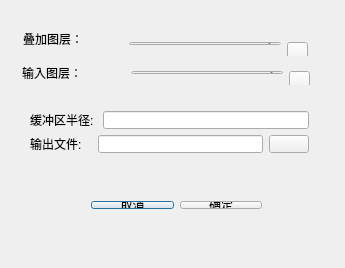
<?xml version="1.0" encoding="UTF-8"?>
<ui version="4.0">
 <class>DataInputClass</class>
 <widget class="QDialog" name="DataInputClass">
  <property name="geometry">
   <rect>
    <x>0</x>
    <y>0</y>
    <width>345</width>
    <height>268</height>
   </rect>
  </property>
  <property name="minimumSize">
   <size>
    <width>345</width>
    <height>268</height>
   </size>
  </property>
  <property name="maximumSize">
   <size>
    <width>345</width>
    <height>268</height>
   </size>
  </property>
  <property name="windowTitle">
   <string>DataInput</string>
  </property>
  <widget class="QWidget" name="layoutWidget">
   <property name="geometry">
    <rect>
     <x>80</x>
     <y>190</y>
     <width>193</width>
     <height>30</height>
    </rect>
   </property>
   <layout class="QHBoxLayout" name="horizontalLayout_3">
    <item>
     <widget class="QPushButton" name="cancelBtn">
      <property name="text">
       <string>取消</string>
      </property>
     </widget>
    </item>
    <item>
     <widget class="QPushButton" name="sureBtn">
      <property name="text">
       <string>确定</string>
      </property>
     </widget>
    </item>
   </layout>
  </widget>
  <widget class="QWidget" name="layoutWidget">
   <property name="geometry">
    <rect>
     <x>19</x>
     <y>100</y>
     <width>301</width>
     <height>64</height>
    </rect>
   </property>
   <layout class="QVBoxLayout" name="verticalLayout">
    <item>
     <layout class="QHBoxLayout" name="horizontalLayout_2">
      <item>
       <widget class="QLabel" name="label">
        <property name="text">
         <string>缓冲区半径: </string>
        </property>
       </widget>
      </item>
      <item>
       <widget class="QLineEdit" name="radiusEdit"/>
      </item>
     </layout>
    </item>
    <item>
     <layout class="QHBoxLayout" name="horizontalLayout">
      <item>
       <widget class="QLabel" name="label_2">
        <property name="text">
         <string>输出文件:   </string>
        </property>
       </widget>
      </item>
      <item>
       <widget class="QLineEdit" name="fileEdit"/>
      </item>
      <item>
       <widget class="QPushButton" name="fileBtn">
        <property name="text">
         <string/>
        </property>
        <property name="icon">
         <iconset resource="TigerGIS.qrc">
          <normaloff>:/TigerGIS/res/folderOpen.png</normaloff>:/TigerGIS/res/folderOpen.png</iconset>
        </property>
       </widget>
      </item>
     </layout>
    </item>
   </layout>
  </widget>
  <widget class="QLabel" name="openLabel2">
   <property name="geometry">
    <rect>
     <x>22</x>
     <y>65</y>
     <width>91</width>
     <height>16</height>
    </rect>
   </property>
   <property name="text">
    <string>输入图层： </string>
   </property>
  </widget>
  <widget class="QWidget" name="layoutWidget">
   <property name="geometry">
    <rect>
     <x>118</x>
     <y>31</y>
     <width>201</width>
     <height>25</height>
    </rect>
   </property>
   <layout class="QHBoxLayout" name="horizontalLayout_4">
    <item>
     <widget class="QComboBox" name="overlayCambo"/>
    </item>
    <item>
     <widget class="QPushButton" name="fileButton1">
      <property name="minimumSize">
       <size>
        <width>21</width>
        <height>23</height>
       </size>
      </property>
      <property name="maximumSize">
       <size>
        <width>21</width>
        <height>23</height>
       </size>
      </property>
      <property name="text">
       <string/>
      </property>
      <property name="icon">
       <iconset resource="TigerGIS.qrc">
        <normaloff>:/TigerGIS/res/folderOpen.png</normaloff>:/TigerGIS/res/folderOpen.png</iconset>
      </property>
     </widget>
    </item>
   </layout>
  </widget>
  <widget class="QLabel" name="openLabel1">
   <property name="geometry">
    <rect>
     <x>23</x>
     <y>31</y>
     <width>91</width>
     <height>16</height>
    </rect>
   </property>
   <property name="text">
    <string>叠加图层： </string>
   </property>
  </widget>
  <widget class="QWidget" name="layoutWidget">
   <property name="geometry">
    <rect>
     <x>120</x>
     <y>60</y>
     <width>201</width>
     <height>25</height>
    </rect>
   </property>
   <layout class="QHBoxLayout" name="horizontalLayout_5">
    <item>
     <widget class="QComboBox" name="inputCombo"/>
    </item>
    <item>
     <widget class="QPushButton" name="fileButton2">
      <property name="minimumSize">
       <size>
        <width>21</width>
        <height>23</height>
       </size>
      </property>
      <property name="maximumSize">
       <size>
        <width>21</width>
        <height>23</height>
       </size>
      </property>
      <property name="text">
       <string/>
      </property>
      <property name="icon">
       <iconset resource="TigerGIS.qrc">
        <normaloff>:/TigerGIS/res/folderOpen.png</normaloff>:/TigerGIS/res/folderOpen.png</iconset>
      </property>
     </widget>
    </item>
   </layout>
  </widget>
 </widget>
 <layoutdefault spacing="6" margin="11"/>
 <resources>
  <include location="TigerGIS.qrc"/>
 </resources>
 <connections/>
</ui>
